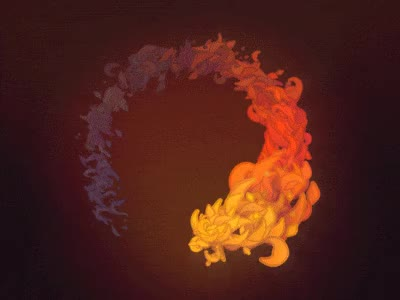
#> input picture img_utils/frames/frame_0001.jpg, 400 x 300 px; its folder holds only this picture in this run
$ python test.py
#> lines starting #> are read from the running program, lines starting #| are printed output that depends on the picture
"""This module implements Histogram Matching operation"""
import sys
import numpy as np
import os
import cv2

"""This module contains constants used in the command line interface"""
# color spaces
GRAY = 'gray'
HSV = 'hsv'
LAB = 'lab'
RGB = 'rgb'

# image channels
IMAGE_CHANNELS = '0,1,2'

# image matching operations
MAX_VALUE_8_BIT = 255

def read_image(path: str) -> np.ndarray:
    """ This function reads an image and transforms it to RGB color space """
#> called with path = 'frames/frame_0001.jpg'
    if os.path.exists(path):
        image = cv2.imread(path, cv2.IMREAD_UNCHANGED)
#> image is the input picture: shape (300, 400, 3); mean B, G, R 26, 33.8, 80.5
        image = image.astype(np.float32) / MAX_VALUE_8_BIT
        if image.ndim == 2:
            return image[:, :, np.newaxis]
        return cv2.cvtColor(image, cv2.COLOR_BGR2RGB)
#> call 2 of read_image, with path = 'tree.jpg'
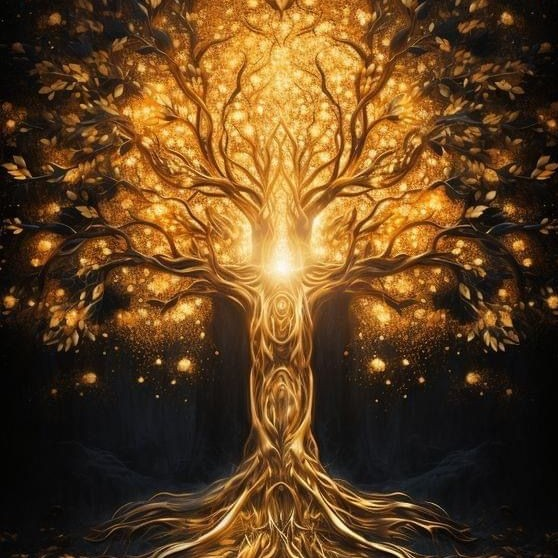
#> input picture img_utils/tree.jpg, 558 x 558 px
#> in read_image, image is the input picture: shape (558, 558, 3); mean B, G, R 31.9, 65.6, 96.4

    raise ValueError(f'Invalid image path {path}')

def write_image(image: np.ndarray, path: str) -> None:
    """ This function transforms an image to BGR color space
    and writes it to disk """
    if image.dtype == np.float32:
        image = (image * MAX_VALUE_8_BIT).astype(np.uint8)
    if image.dtype == np.uint8:
        if image.shape[-1] == 1:
            output_image = image[:, :, 0]
        else:
            output_image = cv2.cvtColor(image, cv2.COLOR_RGB2BGR)
        if not cv2.imwrite(path, output_image):
            raise ValueError(
                f'Output directory {os.path.dirname(path)} does not exist')
    else:
        raise TypeError(
            f'Cannot write image with type {image.dtype}')
class HistogramMatching():
    """Histogram Matching operation class"""

    def __init__(self):
        self.r_values = []
        self.r_counts = []
        self.r_quantiles = []

    def set_reference_img(self, reference: np.ndarray, channels=[0, 1, 2]) -> None:
        """ This function sets the reference image used for histogram matching """
        for channel in channels:
            ref_channel = reference[:, :, channel].ravel()
            values, counts = np.unique(ref_channel, return_counts=True)
            quantiles = np.cumsum(counts).astype(float) / (ref_channel.size + sys.float_info.epsilon)
            self.r_values.append(values)
            self.r_counts.append(counts)
            self.r_quantiles.append(quantiles)
#> after the loop, self.r_counts = 3 items; self.r_quantiles = 3 items; self.r_values = 3 items

    def match_images_to_reference(self,
                sources: list,
                match_prop: float = 1.0,
                channels = [0,1,2],
            ) -> list:

#> called with match_prop = 0.5
        results = []
        for source in sources:
            result = np.copy(source)
            for channel in channels:
                result[:, :, channel] = self.match_channel(source[:, :, channel], channel, match_prop)
            results.append(result.astype(np.float32))
#> this loop made 1 pass
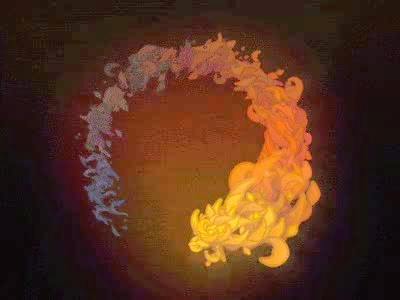
#> result: shape (300, 400, 3) float32; mean R, G, B 0.349, 0.198, 0.118
#> after the loop, results = 1 item

        return results

    def match_channel(self,
            source: np.ndarray,
            channel: int,
            match_prop: float = 1.0
            ) -> np.ndarray:

        source_shape = source.shape
        source = source.ravel()

        # get unique pixel values (sorted),
        # indices of the unique array and counts
        _, s_indices, s_counts = np.unique(source, return_counts=True, return_inverse=True)

        # compute the cumulative sum of the counts
        s_quantiles = np.cumsum(s_counts).astype(float) / (source.size + sys.float_info.epsilon)

        # interpolate linearly to find the pixel values in the reference
        # that correspond most closely to the quantiles in the source image
        interp_values = np.interp(s_quantiles, self.r_quantiles[channel], self.r_values[channel])

        # clip the interpolated values to the valid range
        interp_values = np.clip(interp_values, 0, 1)

        # pick the interpolated pixel values using the inverted source indices
        result = interp_values[s_indices]

        # apply matching proportion
        diff   = source.astype(float) - result
        result = source.astype(float) - (diff * match_prop)

        return result.reshape(source_shape)


if __name__ == "__main__":

    hist_matcher = HistogramMatching()

    src_dir = "frames"
    ref_img = "tree.jpg"

    sources = [read_image(os.path.join(src_dir, img)) for img in sorted(os.listdir(src_dir))]
    reference = read_image(ref_img)

    hist_matcher.set_reference_img(reference)
    results = hist_matcher.match_images_to_reference(sources, 0.5)
#> results = 1 item

    for i, result in enumerate(results):
        write_image(result, f"hist_match_{i}.jpg")
#> this loop made 1 pass
#> pass 1, in write_image, `image = (image * MAX_VALUE_8_BIT).astype(np.uint8)`:
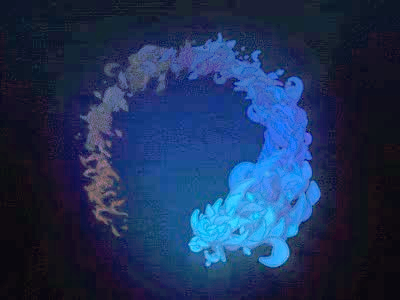
#> image: shape (300, 400, 3); mean of channels 0, 1, 2 88.5, 50.1, 29.7; drawn as B, G, R
